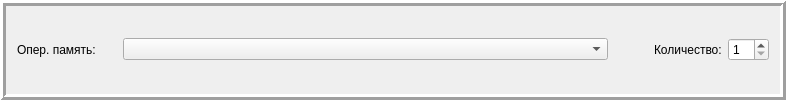
        <widget class="QFrame" name="frame_4">
         <property name="frameShape">
          <enum>QFrame::Box</enum>
         </property>
         <property name="frameShadow">
          <enum>QFrame::Raised</enum>
         </property>
         <property name="lineWidth">
          <number>3</number>
         </property>
         <layout class="QGridLayout" name="gridLayout_4">
          <item row="0" column="0">
           <layout class="QHBoxLayout" name="horizontalLayout_9">
            <item>
             <widget class="QLabel" name="label_23">
              <property name="minimumSize">
               <size>
                <width>100</width>
                <height>0</height>
               </size>
              </property>
              <property name="text">
               <string>Опер. память: </string>
              </property>
             </widget>
            </item>
            <item>
             <widget class="QComboBox" name="comboBox_RAM">
              <property name="minimumSize">
               <size>
                <width>485</width>
                <height>0</height>
               </size>
              </property>
             </widget>
            </item>
            <item>
             <spacer name="horizontalSpacer_17">
              <property name="orientation">
               <enum>Qt::Horizontal</enum>
              </property>
              <property name="sizeHint" stdset="0">
               <size>
                <width>40</width>
                <height>20</height>
               </size>
              </property>
             </spacer>
            </item>
            <item>
             <widget class="QLabel" name="label">
              <property name="text">
               <string>Количество:</string>
              </property>
             </widget>
            </item>
            <item>
             <widget class="QSpinBox" name="spinBox_RAM">
              <property name="minimum">
               <number>1</number>
              </property>
             </widget>
            </item>
           </layout>
          </item>
         </layout>
        </widget>
